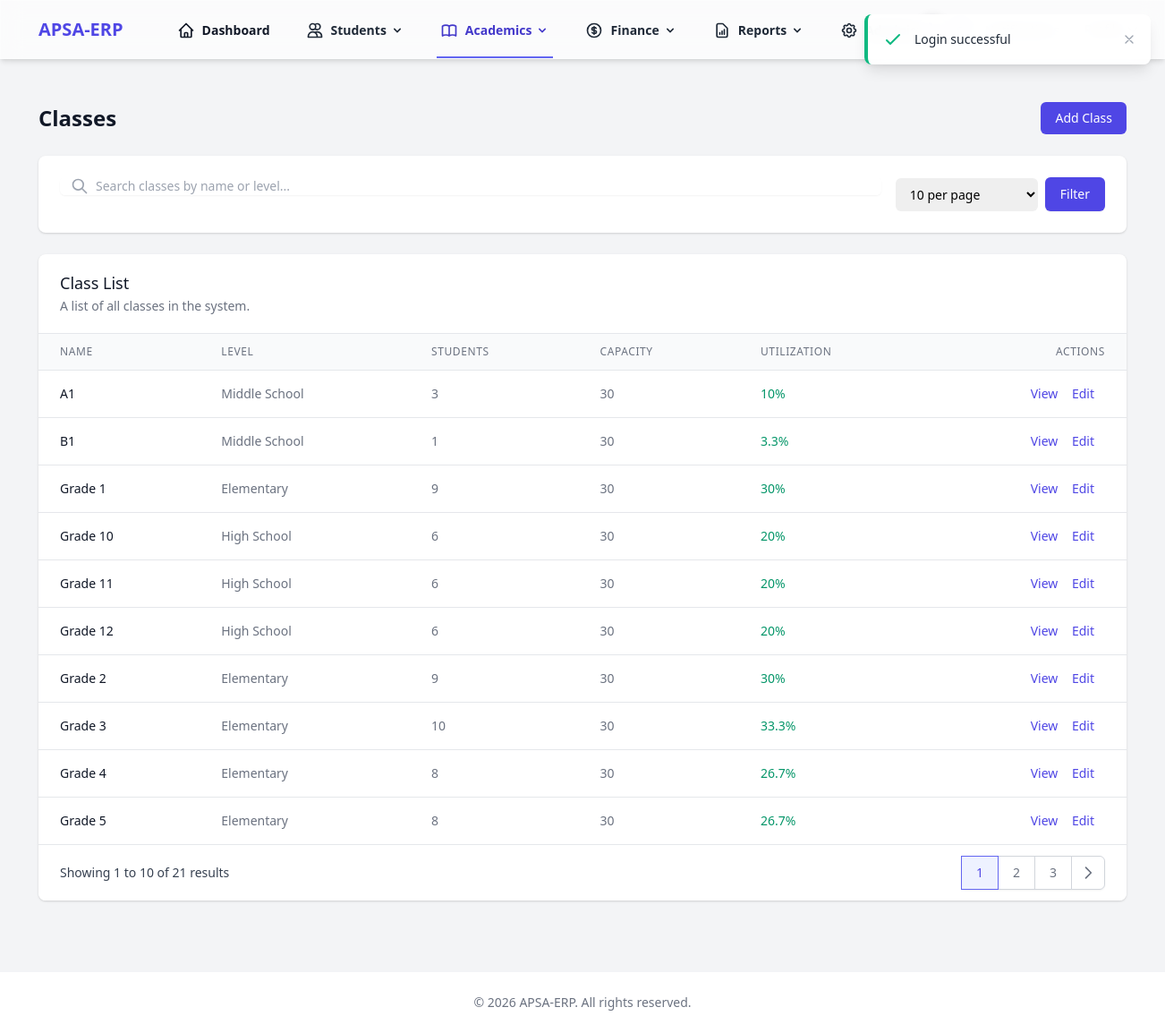
The page /classes (signed in) on the database its author committed.
### tables this page shows
CREATE TABLE `classes` (
  `id` int NOT NULL AUTO_INCREMENT,
  `name` varchar(50) NOT NULL,
  `level` varchar(50) DEFAULT NULL,
  `created_at` timestamp NULL DEFAULT CURRENT_TIMESTAMP,
  `updated_at` timestamp NULL DEFAULT CURRENT_TIMESTAMP ON UPDATE CURRENT_TIMESTAMP,
  `capacity` int DEFAULT '30',
  PRIMARY KEY (`id`)
);

### app/Core/Controller.php (called while the page is built, shortened)
<?php
class Controller
{
    protected function view($view, $data = [])
    {
        extract($data);
        require_once RESOURCES_PATH . "/views/{$view}.php";
    }
}

### app/Controllers/ClassesController.php (called while the page is built, shortened)
<?php
class ClassesController extends Controller
{
    private $classModel;
    public function __construct()
    {
        $this->classModel = new ClassModel();
    }
    public function index()
    {
        $search = $this->get('search', '');
        $page = (int) $this->get('page', 1);
        $perPage = (int) $this->get('per_page', 10);
        $result = $this->classModel->getAllWithStudentCountPaginated($search, $page, $perPage);
        $this->view('classes/index', [
            'classes' => $result['data'],
            'pagination' => $result['pagination'],
            'search' => $search,
            'perPage' => $perPage
        ]);
    }
}

### app/Core/Application.php (called while the page is built, shortened)
<?php
class Application
{
    protected $router;
    public function __construct()
    {
        $this->router = new Router();
    }
    public function run()
    {
        $uri = $_SERVER['REQUEST_URI'] ?? '/';
        if (strlen($uri) > 1) {
            $uri = rtrim($uri, '/');
        }
        $this->router->route($uri);
    }
}

### public/index.php (called while the page is built, shortened)
<?php
$app = new App\Core\Application();
$app->run();

### app/Core/Database.php (called while the page is built, shortened)
<?php
class Database
{
    private $host;
    private $dbname;
    private $username;
    private $password;
    private $charset;
    private $pdo;
    public function __construct()
    {
        $this->host = DB_HOST;
        $this->dbname = DB_NAME;
        $this->username = DB_USER;
        $this->password = DB_PASS;
        $this->charset = DB_CHARSET;
    }
    private function connect()
    {
        try {
            $dsn = "mysql:host={$this->host};dbname={$this->dbname};charset={$this->charset}";
            $options = [
                \PDO::ATTR_ERRMODE => \PDO::ERRMODE_EXCEPTION,
                \PDO::ATTR_DEFAULT_FETCH_MODE => \PDO::FETCH_ASSOC,
                \PDO::ATTR_EMULATE_PREPARES => false,
            ];
            $this->pdo = new \PDO($dsn, $this->username, $this->password, $options);
        } catch (\PDOException $e) {
            throw new \Exception("Database connection failed: " . $e->getMessage());
        }
    }
    public function query($sql, $params = [])
    {
        try {
            $stmt = $this->pdo->prepare($sql);
            $stmt->execute($params);
            return $stmt;
        } catch (\PDOException $e) {
            throw new \Exception("Query failed: " . $e->getMessage());
        }
    }
    public function fetchAll($sql, $params = [])
    {
        $stmt = $this->query($sql, $params);
        return $stmt->fetchAll();
    }
}

### app/Models/ClassModel.php (called while the page is built, shortened)
<?php
class ClassModel extends Model
{
    public function getAllWithStudentCountPaginated($search = '', $page = 1, $perPage = 10)
    {
        $offset = ($page - 1) * $perPage;
        $searchCondition = '';
        $countParams = [];
        $dataParams = [];
        $countSql = "SELECT COUNT(DISTINCT c.id) as total
                     FROM classes c
                     LEFT JOIN students s ON c.id = s.class_id
                     {$searchCondition}";
        $totalCount = $this->db->fetchOne($countSql, $countParams);
        $totalRecords = $totalCount ? (int)$totalCount['total'] : 0;
        $sql = "SELECT c.*, COUNT(s.id) as student_count
                FROM classes c
                LEFT JOIN students s ON c.id = s.class_id
                {$searchCondition}
                GROUP BY c.id
                ORDER BY c.name
                LIMIT ? OFFSET ?";
        $dataParams[] = $perPage;
        $dataParams[] = $offset;
        $data = $this->db->fetchAll($sql, $dataParams);
        $totalPages = ceil($totalRecords / $perPage);
        return [
            'data' => $data,
            'pagination' => [
                'current_page' => $page,
                'per_page' => $perPage,
                'total_records' => $totalRecords,
                'total_pages' => $totalPages,
                'has_previous' => $page > 1,
                'has_next' => $page < $totalPages,
                'previous_page' => $page > 1 ? $page - 1 : null,
                'next_page' => $page < $totalPages ? $page + 1 : null
            ]
        ];
    }
}

### app/Core/Model.php (called while the page is built, shortened)
<?php
class Model
{
    public function __construct()
    {
        $this->db = new Database();
    }
}

### resources/views/classes/index.php (the view, shortened to what this page needs)
<div class="max-w-7xl mx-auto py-6 sm:px-6 lg:px-8">
    <div class="px-4 py-6 sm:px-0">
        <div class="flex justify-between items-center mb-6">
            <h1 class="text-2xl font-semibold text-gray-900">Classes</h1>
            <button type="button" onclick="openAddClassModal()" class="bg-indigo-600 text-white px-4 py-2 rounded-md text-sm font-medium hover:bg-indigo-700">
                Add Class
            </button>
        </div>
        <div class="bg-white shadow sm:rounded-lg mb-6">
            <div class="px-4 py-5 sm:p-6">
                <form method="GET" action="/classes" class="flex flex-col sm:flex-row gap-4">
                    <div class="flex-grow">
                        <div class="relative rounded-md shadow-sm">
                            <div class="absolute inset-y-0 left-0 pl-3 flex items-center pointer-events-none">
                            </div>
                            <input type="text" name="search" value="<?= htmlspecialchars($search ?? '') ?>" placeholder="Search classes by name or level..." class="focus:ring-indigo-500 focus:border-indigo-500 block w-full pl-10 pr-12 sm:text-sm border-gray-300 rounded-md">
                        </div>
                    </div>
                    <div class="flex items-center space-x-2">
                        <select name="per_page" class="block w-full pl-3 pr-10 py-2 text-base border-gray-300 focus:outline-none focus:ring-indigo-500 focus:border-indigo-500 sm:text-sm rounded-md">
                            <option value="10" <?= ($perPage ?? 10) == 10 ? 'selected' : '' ?>>10 per page</option>
                        </select>
                        <button type="submit" class="inline-flex items-center px-4 py-2 border border-transparent text-sm font-medium rounded-md shadow-sm text-white bg-indigo-600 hover:bg-indigo-700 focus:outline-none focus:ring-2 focus:ring-offset-2 focus:ring-indigo-500">
                            Filter
                        </button>
                    </div>
                </form>
            </div>
        </div>
        <div class="bg-white shadow overflow-hidden sm:rounded-lg">
            <div class="px-4 py-5 sm:px-6">
                <h3 class="text-lg leading-6 font-medium text-gray-900">Class List</h3>
                <p class="mt-1 max-w-2xl text-sm text-gray-500">A list of all classes in the system.</p>
            </div>
            <div class="border-t border-gray-200">
                <table class="min-w-full divide-y divide-gray-200">
                    <thead class="bg-gray-50">
                        <tr>
                            <th scope="col" class="px-6 py-3 text-left text-xs font-medium text-gray-500 uppercase tracking-wider">
                                Name
                            </th>
                            <th scope="col" class="px-6 py-3 text-left text-xs font-medium text-gray-500 uppercase tracking-wider">
                                Level
                            </th>
                            <th scope="col" class="px-6 py-3 text-left text-xs font-medium text-gray-500 uppercase tracking-wider">
                                Students
                            </th>
                            <th scope="col" class="px-6 py-3 text-left text-xs font-medium text-gray-500 uppercase tracking-wider">
                                Capacity
                            </th>
                            <th scope="col" class="px-6 py-3 text-left text-xs font-medium text-gray-500 uppercase tracking-wider">
                                Utilization
                            </th>
                            <th scope="col" class="px-6 py-3 text-right text-xs font-medium text-gray-500 uppercase tracking-wider">
                                Actions
                            </th>
                        </tr>
                    </thead>
                    <tbody class="bg-white divide-y divide-gray-200">
                        <?php if (empty($classes)): ?>
                        <tr>
                            <td colspan="6" class="px-6 py-4 whitespace-nowrap text-sm text-gray-500 text-center">
                                No classes found.
                            </td>
                        </tr>
                        <?php else: ?>
                        <?php foreach ($classes as $class): ?>
                        <tr>
                            <td class="px-6 py-4 whitespace-nowrap text-sm font-medium text-gray-900">
                                <?= htmlspecialchars($class['name']) ?>
                            </td>
                            <td class="px-6 py-4 whitespace-nowrap text-sm text-gray-500">
                                <?= htmlspecialchars($class['level']) ?>
                            </td>
                            <td class="px-6 py-4 whitespace-nowrap text-sm text-gray-500">
                                <?= htmlspecialchars($class['student_count']) ?>
                            </td>
                            <td class="px-6 py-4 whitespace-nowrap text-sm text-gray-500">
                                <?= htmlspecialchars($class['capacity']) ?>
                            </td>
                            <td class="px-6 py-4 whitespace-nowrap text-sm text-gray-500">
                                <?php
                                $utilization = $class['capacity'] > 0 ? round(($class['student_count'] / $class['capacity']) * 100, 1) : 0;
                                $utilizationClass = '';
                                if ($utilization >= 90) {
                                    $utilizationClass = 'text-red-600 font-bold';
                                } elseif ($utilization >= 75) {
                                    $utilizationClass = 'text-yellow-600';
                                } else {
                                    $utilizationClass = 'text-green-600';
                                }
                                ?>
                                <span class="<?= $utilizationClass ?>"><?= $utilization ?>%</span>
                            </td>
                            <td class="px-6 py-4 whitespace-nowrap text-right text-sm font-medium">
                                <a href="/classes/<?= $class['id'] ?>" class="text-indigo-600 hover:text-indigo-900 mr-3">
                                    View
                                </a>
                                <a href="/classes/<?= $class['id'] ?>/edit" class="text-indigo-600 hover:text-indigo-900 mr-3">
                                    Edit
                                </a>
                            </td>
                        </tr>
                        <?php endforeach; ?>
                        <?php endif; ?>
                    </tbody>
                </table>
            </div>
            <?php if (isset($pagination) && $pagination['total_pages'] > 1): ?>
            <div class="bg-white px-4 py-3 flex items-center justify-between border-t border-gray-200 sm:px-6">
                <div class="hidden sm:flex-1 sm:flex sm:items-center sm:justify-between">
                    <div>
                        <p class="text-sm text-gray-700">
                            Showing
                            <span class="font-medium"><?= (($pagination['current_page'] - 1) * $pagination['per_page']) + 1 ?></span>
                            to
                            <span class="font-medium"><?= min($pagination['current_page'] * $pagination['per_page'], $pagination['total_records']) ?></span>
                            of
                            <span class="font-medium"><?= $pagination['total_records'] ?></span>
                            results
                        </p>
                    </div>
                    <div>
                        <nav class="relative z-0 inline-flex rounded-md shadow-sm -space-x-px" aria-label="Pagination">
                            <?php
                            $startPage = max(1, $pagination['current_page'] - 2);
                            $endPage = min($pagination['total_pages'], $pagination['current_page'] + 2);
                            for ($i = $startPage; $i <= $endPage; $i++):
                            ?>
                            <a href="?page=<?= $i ?>&search=<?= urlencode($search ?? '') ?>&per_page=<?= $perPage ?? 10 ?>"
                               class="relative inline-flex items-center px-4 py-2 border text-sm font-medium <?= $i == $pagination['current_page'] ? 'z-10 bg-indigo-50 border-indigo-500 text-indigo-600' : 'bg-white border-gray-300 text-gray-500 hover:bg-gray-50' ?>">
                                <?= $i ?>
                            </a>
                            <?php endfor; ?>
                            <?php if ($pagination['has_next']): ?>
                            <a href="?page=<?= $pagination['next_page'] ?>&search=<?= urlencode($search ?? '') ?>&per_page=<?= $perPage ?? 10 ?>" class="relative inline-flex items-center px-2 py-2 rounded-r-md border border-gray-300 bg-white text-sm font-medium text-gray-500 hover:bg-gray-50">
                                <svg class="h-5 w-5" fill="none" stroke="currentColor" viewBox="0 0 24 24">
                                    <path stroke-linecap="round" stroke-linejoin="round" stroke-width="2" d="M9 5l7 7-7 7"></path>
                                </svg>
                            </a>
                            <?php endif; ?>
                        </nav>
                    </div>
                </div>
            </div>
            <?php endif; ?>
        </div>
    </div>
</div>
<?php
include RESOURCES_PATH . '/layouts/app.php';
?>

### public/css/app.css (style rules this page uses)
body { font-family: 'Segoe UI', Tahoma, Geneva, Verdana, sans-serif; }

### rows shown on the page
classes: name "A1", level "Middle School", student_count "3", capacity "30", utilization "10"
classes: name "B1", level "Middle School", student_count "1", capacity "30", utilization "3.3", id "21"
classes: name "Grade 1", level "Elementary", student_count "9", capacity "30"
classes: name "Grade 10", level "High School", student_count "6", capacity "30", utilization "20"
classes: name "Grade 11", level "High School", student_count "6", capacity "30", utilization "20"
classes: name "Grade 12", level "High School", student_count "6", capacity "30", utilization "20"
classes: name "Grade 2", level "Elementary", student_count "9", capacity "30"
classes: name "Grade 3", level "Elementary", student_count "10", capacity "30", utilization "33.3"
classes: name "Grade 4", level "Elementary", student_count "8", capacity "30", utilization "26.7"
classes: name "Grade 5", level "Elementary", student_count "8", capacity "30", utilization "26.7"

### other values the page prints
APP_NAME "APSA-ERP"
